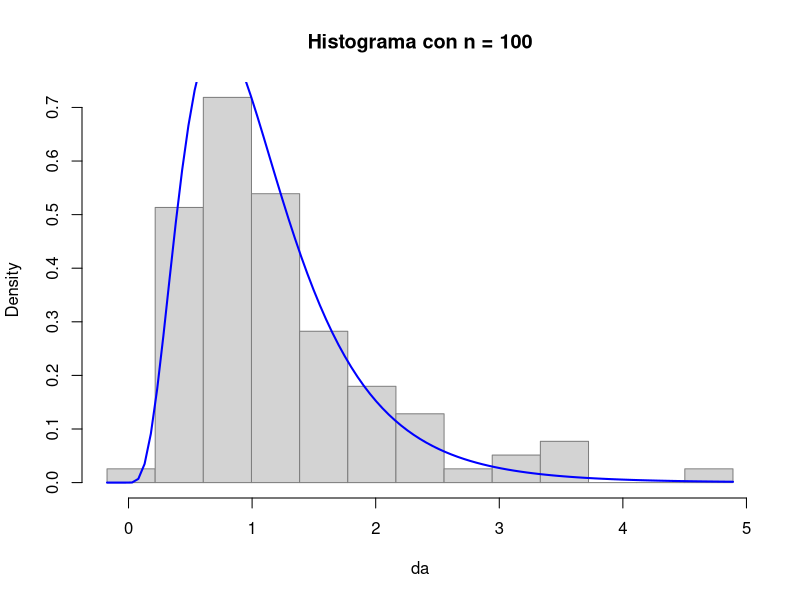
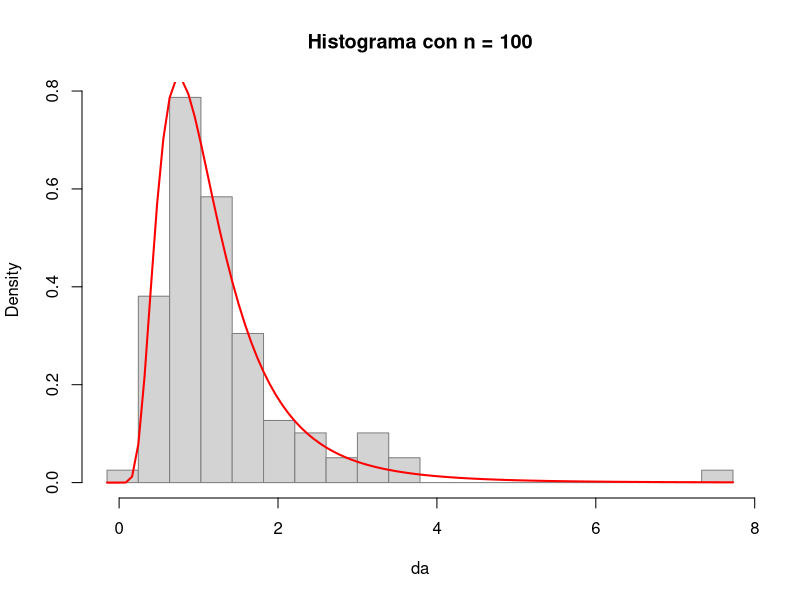

Generate these figures, in order, with R:
"
Graficar una distribución F con v1 = 10 y v2 = 20 grados de libertad.
Analizar los cambios que esta distribución tiene al invertir los grados 
de libertad del numerador y del denominador.
"
library(KernSmooth)

da <- rf(100,10, 20)

ancho_barras <- dpih(da)

nbarras <- seq(min(da) - ancho_barras,
               max(da) + ancho_barras, by = ancho_barras)

hist(da, freq = F, breaks = nbarras, border = "gray50", main = "Histograma con n = 100")
curve(df(x,10, 20), lwd = 2, col = "blue", add = T)

da <- rf(100,20, 10)

ancho_barras <- dpih(da)

nbarras <- seq(min(da) - ancho_barras,
               max(da) + ancho_barras, by = ancho_barras)
hist(da, freq = F, breaks = nbarras,border = "gray50", main = "Histograma con n = 100")
curve(df(x,20, 10), lwd = 2, col = "red", add = T)
